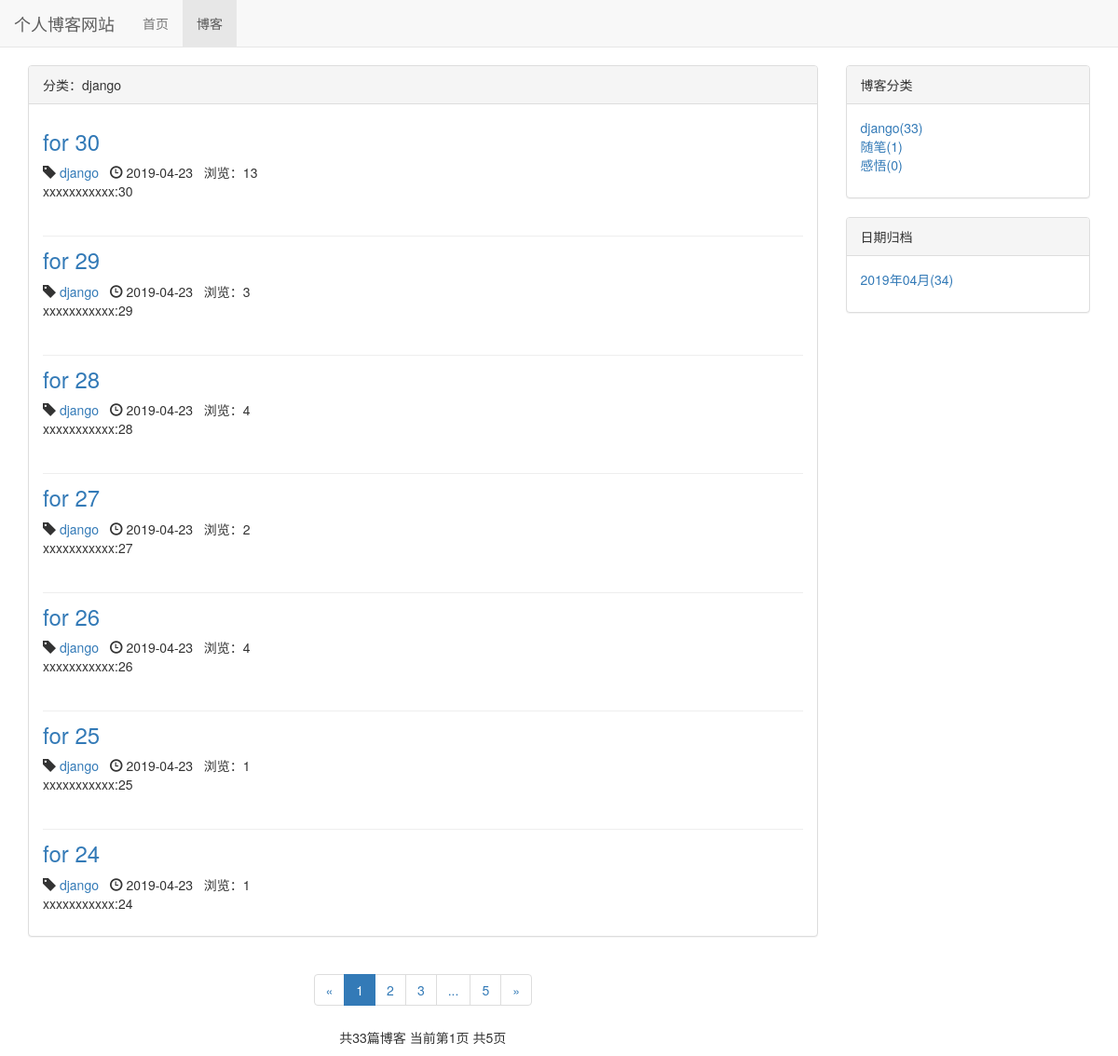
The page /blog/type/1 on the database its author committed.
### blog/models.py (models this page shows, shortened)
class BlogType(models.Model):
    type_name = models.CharField(max_length=15)
    def __str__(self):
        return self.type_name

class Blog(models.Model,ReadNumExpandMethod):
    title = models.CharField(max_length=50)
    blog_type = models.ForeignKey(BlogType,on_delete=models.DO_NOTHING)
    content = RichTextUploadingField()
    author = models.ForeignKey(User,on_delete=models.DO_NOTHING)
    read_details = GenericRelation(ReadDetail)
    created_time = models.DateTimeField(auto_now_add=True)
    last_updated_time = models.DateTimeField(auto_now=True)
    class Meta:
        ordering = ['-created_time']

### read_statistics/models.py (models this page shows)
class ReadNum(models.Model):
    read_num = models.IntegerField(default=0)
    content_type = models.ForeignKey(ContentType,on_delete=models.DO_NOTHING)
    object_id = models.PositiveIntegerField()
    content_object = GenericForeignKey('content_type','object_id')

### blog/views.py (the view)
# urls.py: path('type/<int:blog_type_pk>',views.blogs_with_type,name="blogs_with_type"),
def blogs_with_type(request,blog_type_pk):
    context = {}
    blog_type = get_object_or_404(BlogType,pk=blog_type_pk)
    blogs_all_list = Blog.objects.filter(blog_type=blog_type)
    paginator = Paginator(blogs_all_list,settings.EACH_PAGE_BLOGS_NUMBER)  #每多少页进行分页
    page_num = request.GET.get('page',1)  #获取url的页面参数（GET请求）
    page_of_blogs = paginator.get_page(page_num)
    context = get_blog_list_common_data(request,blogs_all_list)
    context['blog_type'] = blog_type
    return render_to_response('blog/blogs_with_type.html',context)

### read_statistics/models.py (called while the page is built)
    def get_read_num(self):
        try:
            ct = ContentType.objects.get_for_model(self)
            readnum = ReadNum.objects.get(content_type = ct,object_id=self.pk)
            return readnum.read_num
        except Exception as e:
            return 0

### blog/templates/blog/blogs_with_type.html (shortened to what this page needs)
{% extends 'blog/blog_list.html' %}
{% block blog_list_title %}分类：{{ blog_type.type_name }}{% endblock %}

### blog/templates/blog/blog_list.html (shortened to what this page needs)
{% extends 'base.html' %}
{% load staticfiles %}
{% block header_extends %}
    <link rel="stylesheet" href="{% static 'blog.css' %}">
{% endblock %}
{% block nav_blog_active %}active{% endblock %}
{% block content %}
<div class="container">
    <div class="row">
        <div class="col-xs-12 col-sm-8 col-md-9">
            <div class="panel panel-default">
                <div class="panel-heading">{% block blog_list_title %}博客列表{% endblock %}</div>
                <div class="panel-body">
                    {% for blog in blogs %}
                    <div class="blog">
                            <h3><a href="{% url 'blog_detail' blog.pk %}">
                                    {{ blog.title }}
                            </a></h3>
                            <p class="blog-info">
                                    <span class="glyphicon glyphicon-tag"></span>
                                    <a href="{% url 'blogs_with_type' blog.blog_type.pk %}">{{ blog.blog_type }}</a>&nbsp;&nbsp;
                                    <span class="glyphicon glyphicon-time"></span>
                                    {{ blog.created_time|date:"Y-m-d" }}&nbsp;&nbsp;
                                    浏览：{{ blog.get_read_num }}
                            </p>
                            <p>{{ blog.content|striptags|truncatechars:120 }}</p>
                    </div>
                    {% empty %}
                    <div class="blog">
                        <h3>暂无博客,敬请期待</h3>
                    </div>
                    {% endfor %}
                </div>
            </div>
            <div class="paginator">
                    <ul class="pagination">
                      <li>
                          {% if page_of_blogs.has_previous %}
                          <a href="?page={{ page_of_blogs.previous_page_number }}" aria-label="Previous">
                                <span aria-hidden="true">&laquo;</span>
                              </a>
                          {% else %}
                          <span aria-hidden="true">&laquo;</span>
                          {% endif %}
                      </li>
                      {% for page_num in page_range %}
                        {% if page_num == page_of_blogs.number %}
                            <li class="active"><span>{{ page_num }}</span></li>
                        {% else %}
                            {% if page_num == '...' %}
                                <li><span>{{ page_num }}</span></li>
                            {% else %}
                                <li><a href="?page={{ page_num }}">{{ page_num }}</a></li>
                            {% endif %}
                        {% endif %}
                      {% endfor %}
                      <li>
                            {% if page_of_blogs.has_next %}
                            <a href="?page={{ page_of_blogs.next_page_number }}" aria-label="Next">
                                  <span aria-hidden="true">&raquo;</span>
                                </a>
                            {% else %}
                            <span aria-hidden="true">&raquo;</span>
                            {% endif %}
                      </li>
                    </ul>
                  <p>
                        共{{ page_of_blogs.paginator.count }}篇博客
                        当前第{{ page_of_blogs.number }}页
                        共{{ page_of_blogs.paginator.num_pages }}页
                  </p>
            </div>
        </div>
        <div class="hidden-xs col-sm-4 col-md-3">
            <div class="panel panel-default">
                <div class="panel-heading">博客分类</div>
                <div class="panel-body">
                    <ul class="blog-types">
                        {% for blog_type in blog_types %}
                        <li>
                            <a href="{% url 'blogs_with_type' blog_type.pk %}">
                                {{ blog_type.type_name }}({{ blog_type.blog_count }})
                            </a>
                        </li>
                        {% empty %}
                        <li>暂无分类</li>
                        {% endfor %}
                    </ul>
                </div>
            </div>
            <div class="panel panel-default">
                <div class="panel-heading">日期归档</div>
                <div class="panel-body">
                    <ul>
                        {% for blog_date,blog_count in blog_dates.items %}
                            <li>
                                    <a href="{% url 'blogs_with_date' blog_date.year blog_date.month %}">
                                        {{ blog_date|date:"Y年m月" }}({{ blog_count }})
                                    </a>
                            </li>
                        {% endfor %}
                    </ul>
                </div>
            </div>
        </div>
    </div>
</div>
{% endblock %}

### static/base.css (style rules this page uses)
body { margin-top: 70px!important; }
* { margin: 0; padding: 0; }

### static/blog.css (style rules this page uses)
ul.blog-types { list-style-type: none; }
div.blog:not(:last-child) { margin-bottom: 0.5em; padding-bottom: 2em; border-bottom: 1px solid #eee; }
div.blog h3 { margin-top: 0.5em; }
div.blog p.blog-info { margin-bottom: 0; }
div.paginator { text-align: center; }
ul { list-style-type: none; }

### rows shown on the page
BlogType: type_name "django", blog_count "33"
Blog: title "for 30", blog_type "django", created_time "2019-04-23", get_read_num "13", content "xxxxxxxxxxx:30"
Blog: title "for 29", blog_type "django", created_time "2019-04-23", get_read_num "3", content "xxxxxxxxxxx:29"
Blog: title "for 28", blog_type "django", created_time "2019-04-23", get_read_num "4", content "xxxxxxxxxxx:28"
Blog: title "for 27", blog_type "django", created_time "2019-04-23", get_read_num "2", content "xxxxxxxxxxx:27"
Blog: title "for 26", blog_type "django", created_time "2019-04-23", get_read_num "4", content "xxxxxxxxxxx:26"
Blog: title "for 25", blog_type "django", created_time "2019-04-23", get_read_num "1", content "xxxxxxxxxxx:25"
Blog: title "for 24", blog_type "django", created_time "2019-04-23", get_read_num "1", content "xxxxxxxxxxx:24"
BlogType: type_name "随笔", blog_count "1"
BlogType: type_name "感悟", blog_count "0"

### other values the page prints
{{ page_num }} "1"
{{ page_num }} "2" "3" "5"
{{ page_num }} "..."
{{ page_of_blogs.paginator.count }} "33"
{{ page_of_blogs.number }} "1"
{{ page_of_blogs.paginator.num_pages }} "5"
{{ blog_date|date:"Y年m月" }} "2019年04月"
{{ blog_count }} "34"
